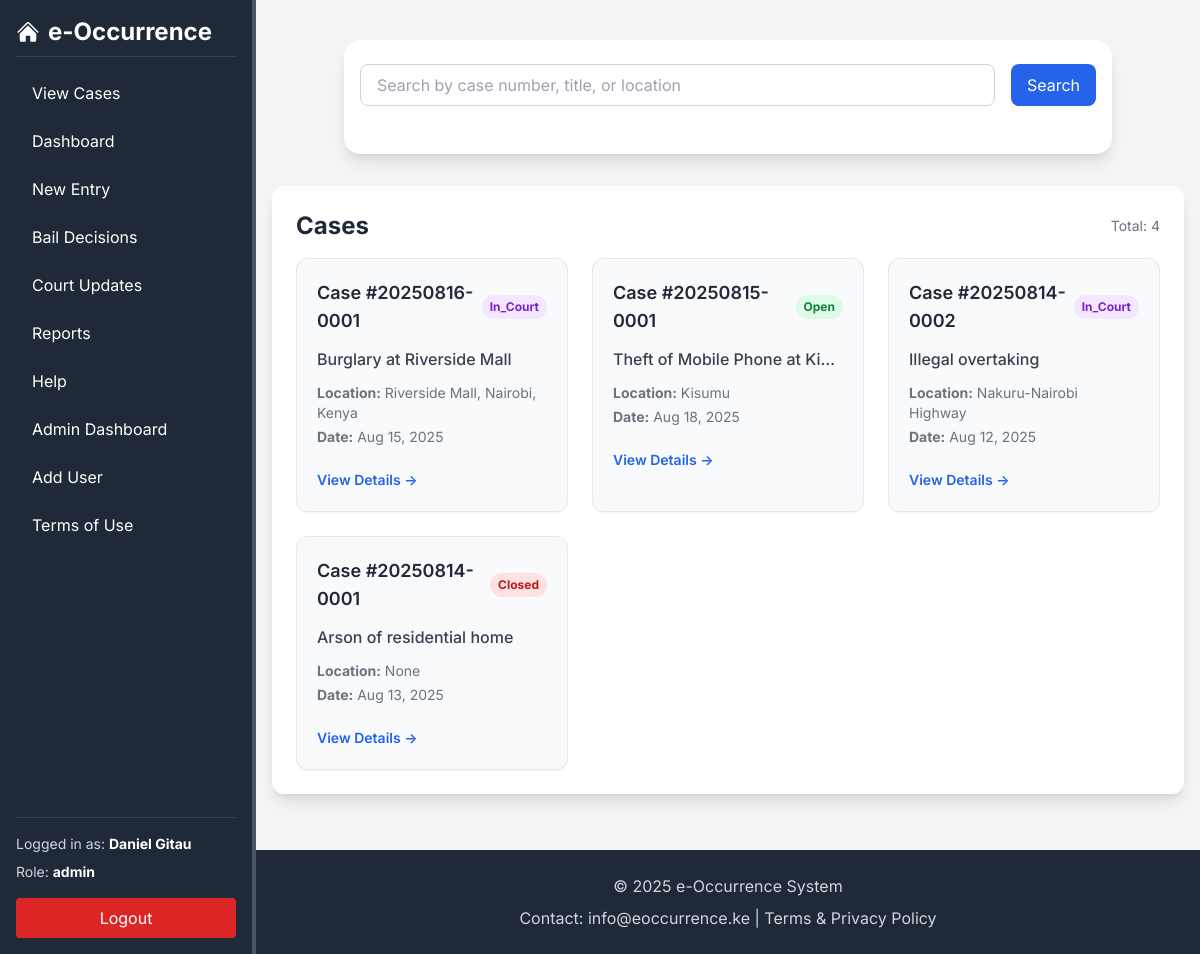
The page /cases/cases-list/ (signed in) on the database its author committed.
### accounts/models.py (models this page shows, shortened)
class Userprofile(models.Model):
    USER_ROLES = [
        ('public', 'Public'),
        ('police', 'Police Officer'),
        ('court', 'Court Official'),
        ('admin', 'System Admin'),
    ]
    user = models.OneToOneField(User, on_delete=models.CASCADE, related_name='profile')
    uuid = models.UUIDField(default=uuid.uuid4, editable=False, unique=True)
    phone_number = models.CharField(max_length=20, blank=True, null=True)
    id_number = models.CharField(max_length=20, unique=True) # National ID or Police ID
    address = models.TextField(blank=True, null=True)
    user_role = models.CharField(max_length=50, choices=USER_ROLES, default='public')
    department = models.CharField(max_length=100, blank=True, null=True) # Police Dept or Court Dept
    date_of_birth = models.DateField(blank=True, null=True)
    address = models.TextField(blank=True, null=True)
    profile_picture = models.ImageField(upload_to='profile_pics/', blank=True, null=True)
    date_joined = models.DateTimeField(auto_now_add=True)
    is_active = models.BooleanField(default=True)

### cases/models.py (models this page shows, shortened)
class Case(models.Model):
    STATUS_CHOICES = [
        ('open', 'Open'),
        ('under_investigation', 'Under Investigation'),
        ('in_court', 'In Court'),
        ('closed', 'Closed'),
        ('dismissed', 'Dismissed'),
    ]
    BAIL_CHOICES = [
        ('granted', 'Granted'),
        ('denied', 'Denied'),
        ('pending', 'Pending'),
        ('not_applicable', 'Not Applicable'),
    ]
    CASE_TYPE_CHOICES = [
    ('ASSAULT', 'Assault'),
    ('GBV', 'Gender-Based Violence'),
    ('HOMICIDE', 'Homicide / Murder'),
    ('MISSING_PERSON', 'Missing Person'),
    ('SUICIDE', 'Suicide / Attempted Suicide'),
    ('THEFT', 'Theft'),
    ('ROBBERY', 'Robbery'),
    ('BURGLARY', 'Burglary / Break-in'),
    ('ARSON', 'Arson'),
    ('FRAUD', 'Fraud'),
    ('CORRUPTION', 'Corruption / Bribery'),
    ('TRAFFIC', 'Traffic Offense'),
    ('PUBLIC_DISTURBANCE', 'Public Disturbance'),
    ('ILLEGAL_ASSEMBLY', 'Illegal Assembly / Protest'),
    ('DRUG_POSSESSION', 'Drug Possession / Trafficking'),
    ('ILLEGAL_WEAPONS', 'Illegal Possession of Firearms / Weapons'),
    ('DOMESTIC', 'Domestic Dispute'),
    ('CHILD_ABUSE', 'Child Abuse / Neglect'),
    ('LOST_PROPERTY', 'Lost Property'),
    ('RECOVERED_PROPERTY', 'Recovered Property'),
    ('OTHER', 'Other'),
]
    uuid = models.UUIDField(default=uuid.uuid4, unique=True, editable=False)
    case_number = models.CharField(max_length=50, unique=True)
    case_type = models.CharField(
        max_length=30, choices=CASE_TYPE_CHOICES, default='OTHER',
    )
    complainant = models.ForeignKey(
        'Complainant', on_delete=models.SET_NULL, null=True, related_name='cases'
    )
    suspects = models.ManyToManyField(
        'Suspect', blank=True, related_name='cases'
    )
    witnesses = models.ManyToManyField(
        'Witness', blank=True, related_name='cases'
    )
    incident_date = models.DateField(null=True, blank=True)  # Date of the incident
    report_date = models.DateField(auto_now_add=True)  # Date when the case was reported
    location = models.CharField(max_length=255, blank=True, null=True)
    title = models.CharField(max_length=255)
    description = models.TextField(blank=True)
    recorded_by = models.ForeignKey(
        User, on_delete=models.SET_NULL, null=True, related_name='cases_reported'
    )
    bail_decision = models.CharField(
        max_length=20, choices=BAIL_CHOICES, default='pending',
    )
    status = models.CharField(max_length=30, choices=STATUS_CHOICES, default='open')
    court_date = models.DateField(null=True, blank=True)
    created_at = models.DateTimeField(auto_now_add=True)
    updated_at = models.DateTimeField(auto_now=True)
    class Meta:
        ordering = ['-created_at']

### cases/views.py (the view)
# urls.py: path('cases-list/', views.view_cases, name='view_cases'),
def view_cases(request):
    qs = Case.objects.all()
    total_results = qs.count()
    cases = qs[:20]
    if total_results > 20:
        messages.info(request, f"Showing only 20 of {total_results} cases. Please use search to refine results.")
    return render(request, 'cases/view_cases.html', {
        'cases': cases,
        'total_results': total_results,  # pass count to template
    })

### cases/templates/cases/view_cases.html (shortened to what this page needs)
{% extends "core/base.html" %}
{% block content %}
    {% include "cases/partials/case-listing.html" %}
{% endblock %}

### core/templates/core/base.html (shortened to what this page needs)
<!doctype html>
<html>
  <head>
    <script src="https://cdn.tailwindcss.com"></script>
  </head>
  <body class="bg-gray-100">
    <div class="flex">
      <aside id="sidebar" class="w-64 bg-gray-800 text-white h-screen fixed flex flex-col overflow-hidden p-4 z-50 border-r-4 border-gray-600">
        <div class="flex-shrink-0">
          <div class="flex justify-between items-center border-b border-gray-700 pb-2">
            <a href="/" class="text-2xl font-bold text-white flex items-center space-x-2">
              <p class="">e-Occurrence</p></a>
          </div>
          <nav class="space-y-2 mt-4">
            <a href="{% url 'cases:view_cases' %}" class="block px-4 py-2 rounded hover:bg-gray-700">View Cases</a>
            {% if user.is_authenticated and user.profile.user_role == 'police' or user.profile.user_role == 'admin' %}
                <a href="#" class="block px-4 py-2 rounded hover:bg-gray-700">Dashboard</a>
                <a href="{% url 'cases:complainant_entry' %}" class="block px-4 py-2 rounded hover:bg-gray-700">New Entry</a>
                <a href="#" class="block px-4 py-2 rounded hover:bg-gray-700">Bail Decisions</a>
            {% endif %}
            {% if user.is_authenticated and user.profile.user_role == 'court' or user.profile.user_role == 'admin' %}
                <a href="#" class="block px-4 py-2 rounded hover:bg-gray-700">Court Updates</a>
                <a href="#" class="block px-4 py-2 rounded hover:bg-gray-700">Reports</a>
                <a href="#" class="block px-4 py-2 rounded hover:bg-gray-700">Help</a>
            {% endif %}
            {% if user.is_authenticated and user.profile.user_role == 'admin' %}
                <a href="#" class="block px-4 py-2 rounded hover:bg-gray-700">Admin Dashboard</a>
                <a href="{% url 'accounts:create_user' %}" class="block px-4 py-2 rounded hover:bg-gray-700">Add User</a>
            {% endif %}
            <a href="{% url 'core:terms_of_use' %}" class="block px-4 py-2 rounded hover:bg-gray-700">Terms of Use</a>
          </nav>
        </div>
        <div class="mt-auto border-t border-gray-700 pt-4">
          {% if user.is_authenticated %}
              <p class="text-sm mb-2 text-gray-300">Logged in as: <span class="font-bold text-white">{% firstof user.get_full_name user.username %}</span></p>
              <p class="text-sm mb-4 text-gray-300">Role: <span class="font-bold text-white">{{ user.profile.user_role }}</span></p>
              <div class="text-center">
                <a href="{% url 'accounts:logout' %}" class="block px-4 py-2 bg-red-600 rounded hover:bg-red-700">Logout</a>
              </div>
          {% else %}
              <p class="text-sm mb-2 text-gray-400">You are not logged in.</p>
              <div class="text-center">
                <a href="{% url 'accounts:login' %}" class="block px-4 py-2 text-center bg-blue-600 rounded hover:bg-blue-700">Login</a>
              </div>
          {% endif %}
        </div>
      </aside>
      <div class="flex-1 ml-64 flex flex-col min-h-screen">
        <main class="flex-1 overflow-y-auto p-4 mt-6">
        {% block content %}
        {% endblock %}
        </main>
        <footer class="bg-gray-800 text-gray-300 py-6 mt-10">
          <div class="max-w-7xl mx-auto px-6 text-center space-y-2">
            <p>&copy; 2025 e-Occurrence System</p>
            <p>Contact: info@eoccurrence.ke | Terms & Privacy Policy</p>
          </div>
        </footer>
      </div>
    </div>
  </body>
</html>

### cases/templates/cases/partials/case-listing.html (shortened to what this page needs)
<div class="max-w-3xl mx-auto px-4 py-6 bg-white shadow-lg rounded-2xl mb-8">
    <form method="GET" action="{% url 'cases:search_cases' %}" class="mb-6">
        <div class="flex space-x-4">
            <input type="text" name="query" placeholder="Search by case number, title, or location"
                    class="flex-1 px-4 py-2 border border-gray-300 rounded-lg focus:outline-none focus:ring-2 focus:ring-blue-500">
            <button type="submit" class="px-4 py-2 bg-blue-600 text-white rounded-lg hover:bg-blue-700">Search</button>
        </div>
    </form>
</div>
<div class="w-full mx-auto bg-white p-6 shadow-lg rounded-xl">
    <div class="flex justify-between items-center mb-4">
        <h2 class="text-2xl font-bold text-gray-800">Cases</h2>
        <span class="text-sm text-gray-500">Total: {{ total_results }}</span>
    </div>
    {% if cases %}
        <ul class="grid grid-cols-1 md:grid-cols-2 lg:grid-cols-3 gap-6">
            {% for case in cases %}
                <li class="bg-gray-50 rounded-xl shadow-sm hover:shadow-lg transition duration-200 overflow-hidden border border-gray-200">
                    <a class="block p-5 space-y-3 h-full" href="{% url 'cases:case_details' case.uuid %}">
                        <div class="flex justify-between items-center">
                            <h3 class="text-lg font-semibold text-gray-800">
                                Case #{{ case.case_number }}
                            </h3>
                            <span class="px-2 py-1 text-xs font-bold rounded-full
                                {% if case.status == 'open' %}bg-green-100 text-green-700
                                {% elif case.status == 'closed' %}bg-red-100 text-red-700
                                {% elif case.status == 'under_investigation' %}bg-yellow-100 text-yellow-800
                                {% elif case.status == 'in_court' %}bg-purple-100 text-purple-700
                                {% elif case.status == 'pending' %}bg-blue-100 text-blue-700
                                {% else %}bg-gray-100 text-gray-700{% endif %}">
                                {{ case.status|title }}
                            </span>
                        </div>
                        <p class="text-gray-700 font-medium truncate">
                            {{ case.title }}
                        </p>
                        <div class="text-sm text-gray-500 space-y-1">
                            <p><strong>Location:</strong> {{ case.location }}</p>
                            <p><strong>Date:</strong> {{ case.incident_date|date:"M j, Y" }}</p>
                        </div>
                            <div class="pt-2">
                                <span class="inline-block text-blue-600 text-sm font-semibold hover:underline">
                                    View Details →
                                </span>
                            </div>
                    </a>
                </li>
            {% endfor %}
        </ul>
    {% else %}
        <div class="text-center text-gray-500 py-10">
            No cases found.
        </div>
    {% endif %}
</div>

### core/templates/core/base.html (style rules this page uses)
body { font-family: 'Inter', system-ui, -apple-system, BlinkMacSystemFont, 'Segoe UI', Roboto, 'Helvetica Neue', Arial, 'Noto Sans', sans-serif, 'Apple Color Emoji', 'Segoe UI Emoji', 'Segoe UI Symbol', 'Noto Color Emoji'; }

### rows shown on the page
Case: case_number "20250816-0001", status "In_Court", title "Burglary at Riverside Mall", location "Riverside Mall, Nairobi, Kenya", incident_date "Aug 15, 2025"
Case: case_number "20250815-0001", status "Open", title "Theft of Mobile Phone at Ki…", location "Kisumu", incident_date "Aug 18, 2025"
Case: case_number "20250814-0002", status "In_Court", title "Illegal overtaking", location "Nakuru-Nairobi Highway", incident_date "Aug 12, 2025"
Case: case_number "20250814-0001", status "Closed", title "Arson of residential home", location "None", incident_date "Aug 13, 2025"

### other values the page prints
{{ user.profile.user_role }} "admin"
{{ total_results }} "4"
